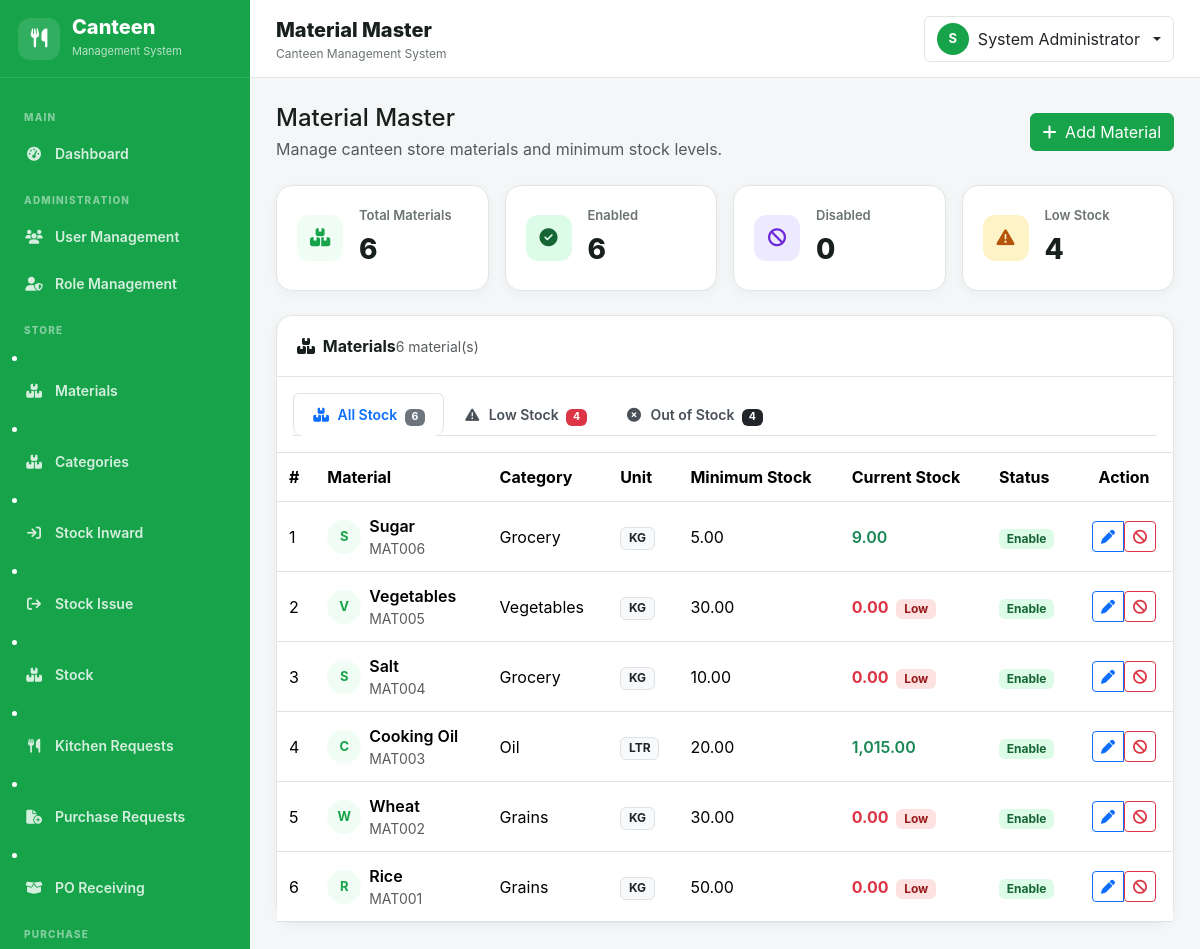
The page /store/materials.php (signed in) on the database as committed earlier.
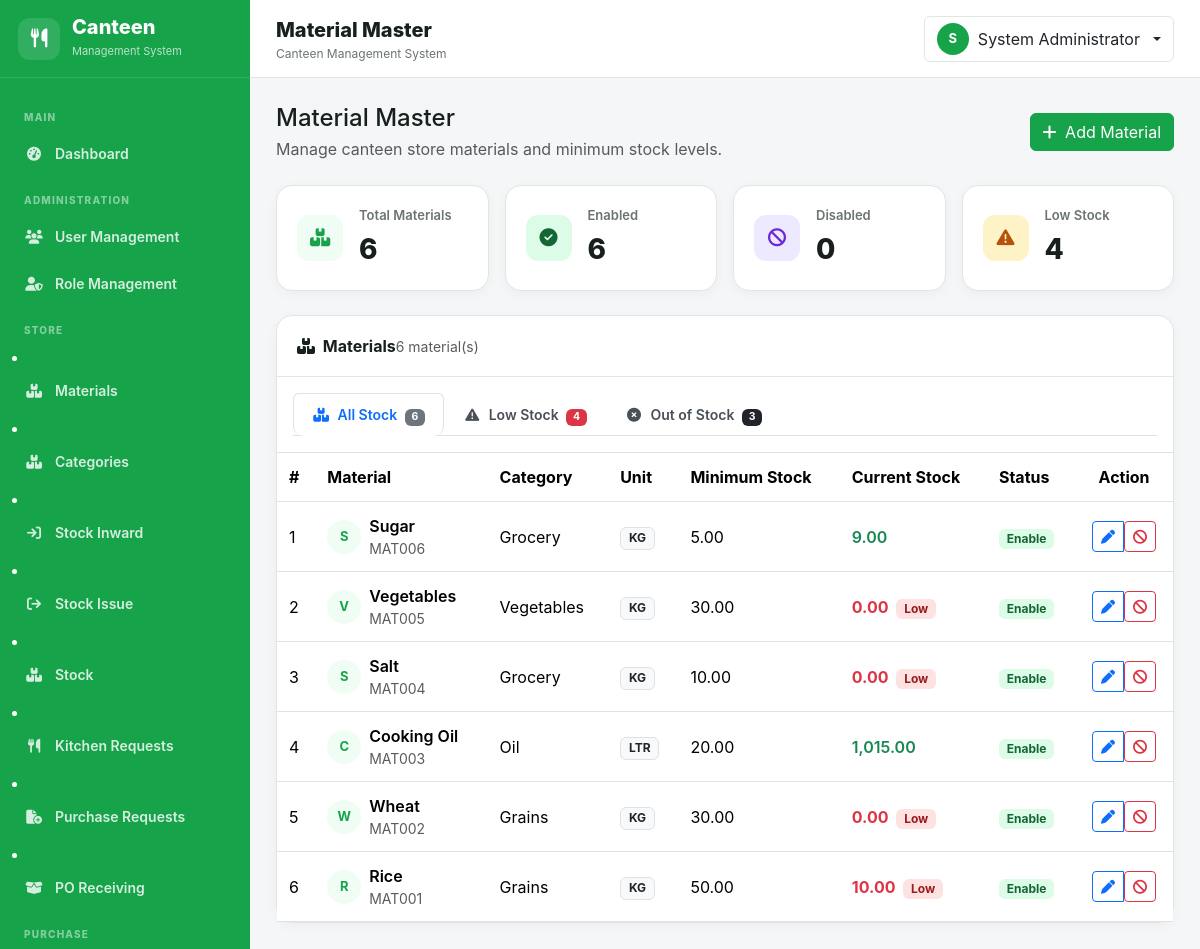
The same page on the database as committed later.
### tables this page shows
CREATE TABLE `materials` (
  `id` int(10) UNSIGNED NOT NULL,
  `material_code` varchar(50) DEFAULT NULL,
  `material_name` varchar(150) NOT NULL,
  `category` varchar(100) DEFAULT NULL,
  `unit` varchar(50) NOT NULL,
  `minimum_stock` decimal(12,2) DEFAULT 0.00,
  `current_stock` decimal(12,2) DEFAULT 0.00,
  `status` enum('Enable','Disabled') DEFAULT 'Enable',
  `created_at` datetime DEFAULT current_timestamp(),
  `updated_at` datetime DEFAULT NULL ON UPDATE current_timestamp()
);

### includes/functions.php (called while the page is built, shortened)
<?php
function e(?string $value): string {
    return htmlspecialchars($value ?? '', ENT_QUOTES, 'UTF-8');
}

### store/materials.php (the view, shortened to what the changed rows need)
<?php
require_once __DIR__ . '/../config/database.php';
require_once __DIR__ . '/../includes/functions.php';
$stmt = $con->query("
    SELECT
        id,
        material_code,
        material_name,
        category,
        unit,
        minimum_stock,
        current_stock,
        status,
        created_at
    FROM materials
    ORDER BY id DESC
");
$materials = $stmt->fetchAll();
require_once __DIR__ . '/../includes/header.php';
?>
<main class="main-content">
    <div class="page-body">
        <div class="content-card">
            <div class="p-3 border-bottom">
                <ul class="nav nav-tabs stock-tabs" id="stockTabs" role="tablist">
                    <li class="nav-item" role="presentation">
                        <button class="nav-link" id="out-stock-tab" data-bs-toggle="tab"
                                data-bs-target="#out-stock" type="button" role="tab">
                            <i class="fa-solid fa-circle-xmark me-1"></i>
                            Out of Stock
                            <span class="badge bg-dark ms-1">
                                <?php
                                $outOfStockCount = 0;
                                foreach ($materials as $m) {
                                    if ((float)$m['current_stock'] <= 0) {
                                        $outOfStockCount++;
                                    }
                                }
                                echo $outOfStockCount;
                                ?>
                            </span>
                        </button>
                    </li>
                </ul>
            </div>
            <div class="tab-content" id="stockTabsContent">
                <div class="tab-pane fade show active" id="all-stock" role="tabpanel">
                    <div class="table-responsive">
                        <table class="table table-hover align-middle mb-0">
                            <thead>
                                <tr>
                                    <th>#</th>
                                    <th>Material</th>
                                    <th>Category</th>
                                    <th>Unit</th>
                                    <th>Minimum Stock</th>
                                    <th>Current Stock</th>
                                    <th>Status</th>
                                    <th class="text-center">Action</th>
                                </tr>
                            </thead>
                            <tbody>
                            <?php if (empty($materials)): ?>
                                <tr>
                                    <td colspan="8" class="text-center text-muted py-5">
                                        <i class="fa-solid fa-box-open fs-2 d-block mb-2"></i>
                                        No materials found.
                                    </td>
                                </tr>
                            <?php else: ?>
                                <?php foreach ($materials as $index => $material): ?>
                                    <?php
                                    $currentStock = (float)$material['current_stock'];
                                    $minimumStock = (float)$material['minimum_stock'];
                                    $isLowStock = $currentStock <= $minimumStock;
                                    $initials = strtoupper(substr($material['material_name'], 0, 1));
                                    ?>
                                    <tr>
                                        <td><?= $index + 1 ?></td>
                                        <td>
                                            <div class="d-flex align-items-center gap-2">
                                                <span class="row-avatar"><?= e($initials) ?></span>
                                                <div>
                                                    <div class="fw-semibold"><?= e($material['material_name']) ?></div>
                                                    <div class="text-muted small"><?= e($material['material_code']) ?></div>
                                                </div>
                                            </div>
                                        </td>
                                        <td><?= e($material['category'] ?: '-') ?></td>
                                        <td><span class="badge bg-light text-dark border"><?= e($material['unit']) ?></span></td>
                                        <td><?= number_format($minimumStock, 2) ?></td>
                                        <td>
                                            <span class="<?= $isLowStock ? 'text-danger fw-bold' : 'text-success fw-semibold' ?>">
                                                <?= number_format($currentStock, 2) ?>
                                            </span>
                                            <?php if ($isLowStock): ?>
                                                <span class="badge badge-disabled ms-1">Low</span>
                                            <?php endif; ?>
                                        </td>
                                        <td>
                                            <?php if ($material['status'] === 'Enable'): ?>
                                                <span class="badge badge-enable">Enable</span>
                                            <?php else: ?>
                                                <span class="badge badge-disabled">Disabled</span>
                                            <?php endif; ?>
                                        </td>
                                        <td class="text-center">
                                            <div class="btn-group">
                                                <a href="?edit=<?= (int)$material['id'] ?>" class="btn btn-sm btn-outline-primary" title="Edit">
                                                    <i class="fa-solid fa-pen"></i>
                                                </a>
                                                <?php if ($material['status'] === 'Enable'): ?>
                                                    <form method="POST" class="d-inline" onsubmit="return confirm('Are you sure you want to disable this material?');">
                                                        <button type="submit" class="btn btn-sm btn-outline-danger" title="Disable">
                                                            <i class="fa-solid fa-ban"></i>
                                                        </button>
                                                    </form>
                                                <?php endif; ?>
                                            </div>
                                        </td>
                                    </tr>
                                <?php endforeach; ?>
                            <?php endif; ?>
                            </tbody>
                        </table>
                    </div>
                </div>
            </div>
        </div>
</main>
<?php
require_once __DIR__ . '/../includes/footer.php';
?>

Rows that differ between the two databases and show on the page:
changed materials "Rice": current_stock "0.00" → "10.00"
Other text that changed with them:
$outOfStockCount: "4" → "3"
